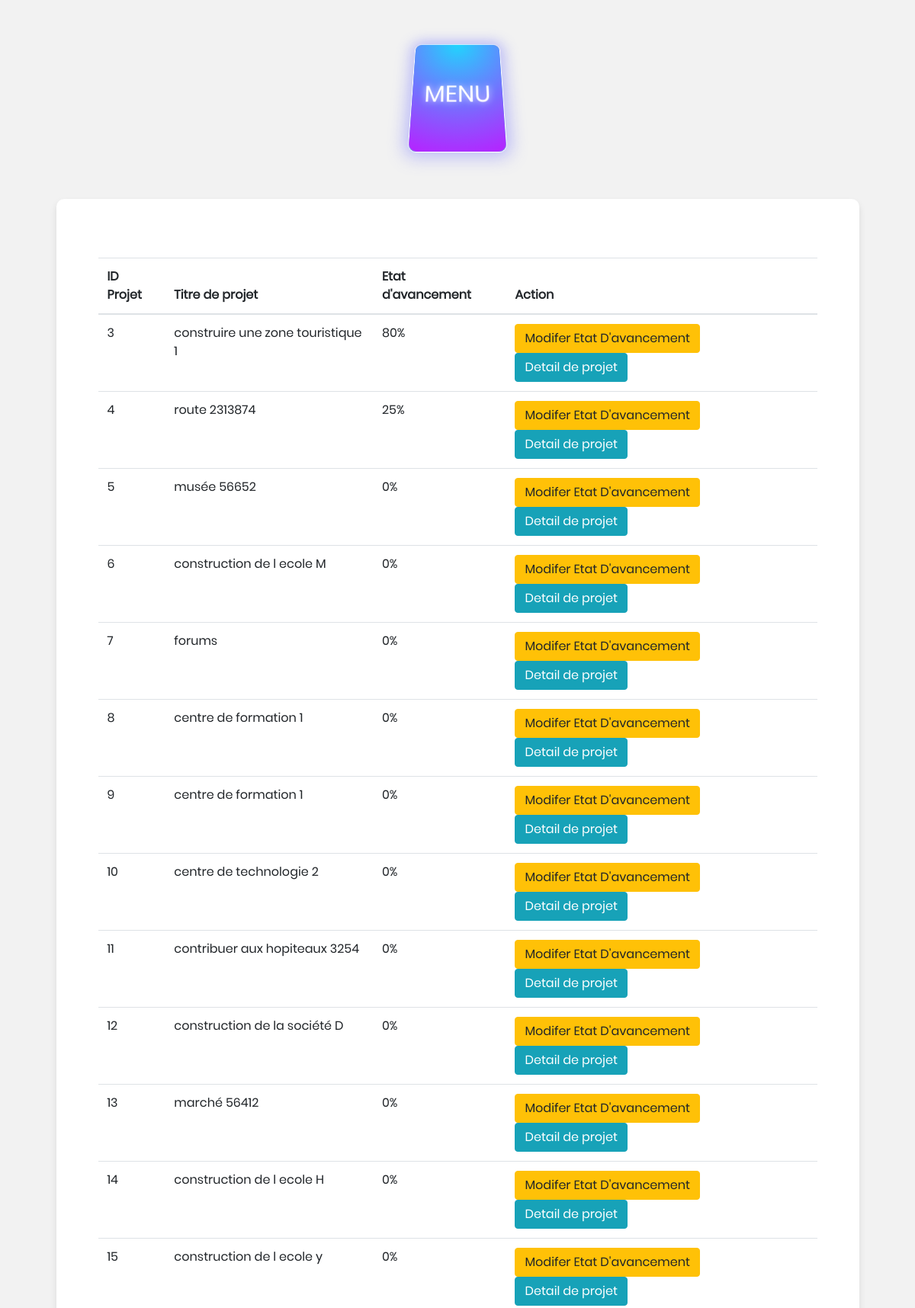
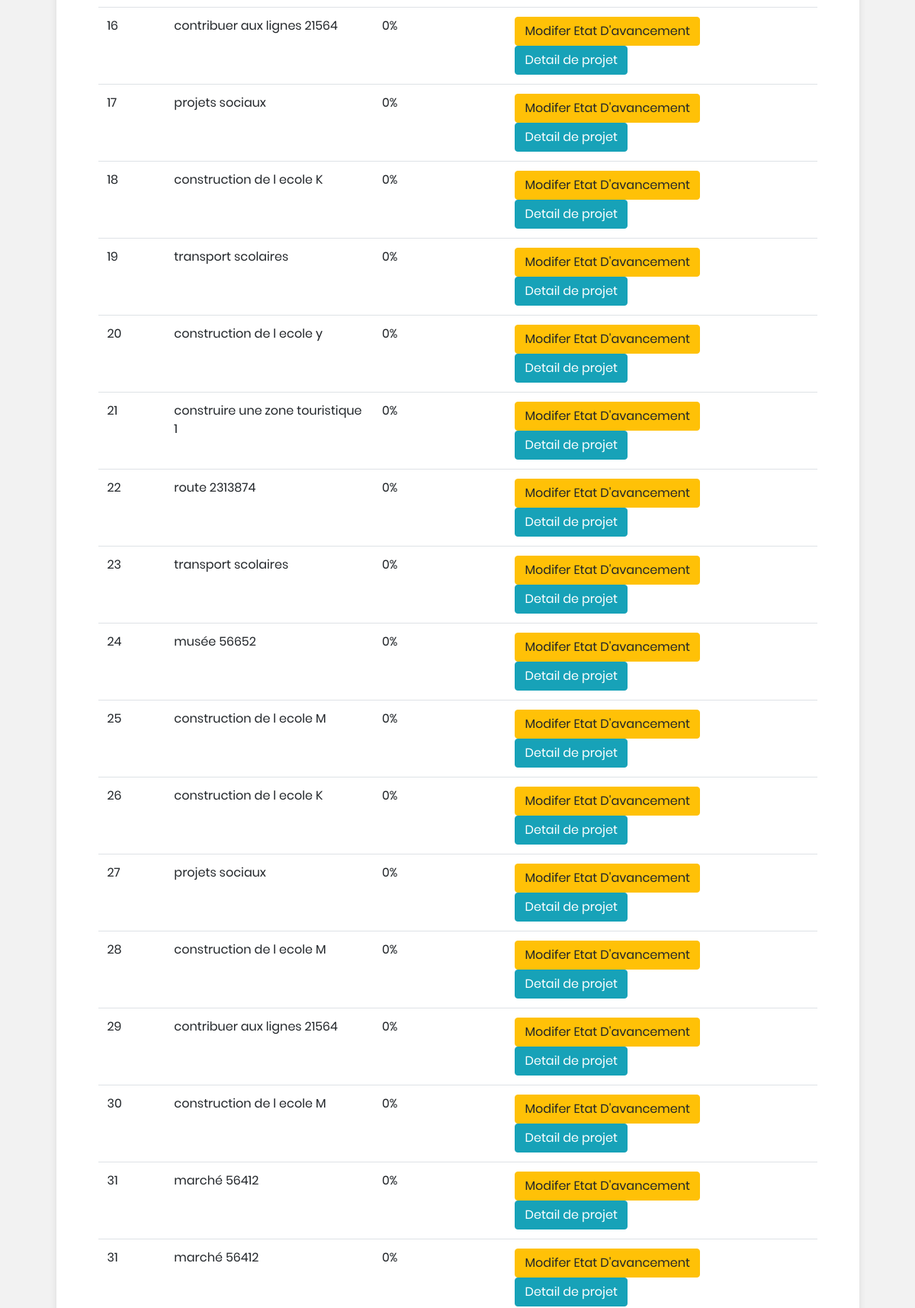
Screenshot of /User-projet.php (upper part) with the database file from the repository (2 pictures, top to bottom).
### tables this page shows
CREATE TABLE `avancementprojet` (
  `ID_AP` int(10) NOT NULL,
  `idprojet` int(10) NOT NULL,
  `iduser` int(10) DEFAULT NULL,
  `Label` varchar(50) DEFAULT NULL,
  `Etat` float DEFAULT NULL,
  `Commentaire` text
);

CREATE TABLE `projet` (
  `IdProjet` int(10) NOT NULL,
  `TitreProjet` varchar(50) DEFAULT NULL,
  `typeprojet` varchar(50) DEFAULT NULL,
  `sujetprojet` varchar(50) DEFAULT NULL,
  `textprojet` text,
  `objectifprojet` text,
  `specialiteprojet` varchar(50) DEFAULT NULL,
  `champprojet` varchar(50) DEFAULT NULL,
  `indicenrprojet` int(10) DEFAULT NULL,
  `voteprojet` int(10) DEFAULT NULL,
  `normeExcutprojet` text,
  `indicesNRProjet` float DEFAULT NULL,
  `booleenPDR` tinyint(1) DEFAULT NULL,
  `SourcePDF` blob,
  `SourcePDF2` blob
);

### User-projet.php (the view, shortened to what this page needs)
<!DOCTYPE html>
<html>
<head>
  <link rel="stylesheet" type="text/css" href="./vendor/bootstrap/css/bootstrap.css">
  <link rel="stylesheet" type="text/css" href="./fonts/font-awesome-4.7.0/css/font-awesome.min.css">
  <link rel="stylesheet" type="text/css" href="./fonts/iconic/css/material-design-iconic-font.min.css">
  <link rel="stylesheet" type="text/css" href="./css/util.css">
  <link rel="stylesheet" type="text/css" href="./css/main.css">
</head>
<header>
 <div style="background: #f2f2f2;">
<?php
include "MenuDesign.php";
?>
</div>
</header>
<body>
    <div class="container-main100">
      <div class="wrap-main-body">
<div class="container">
<div class="row justify-content-center">
<table class="table">
 <thead>
   <tr>
     <th>ID Projet</th>
     <th>Titre de projet </th>
     <th>Etat d'avancement</th>
     <th colspan="2">Action</th>
   </tr>
 </thead>
 <?php
include("database.php");
 $sql = "SELECT * FROM projet INNER JOIN avancementprojet on projet.IdProjet = avancementprojet.idprojet";
$result = mysqli_query($bdd,$sql);
while ( $row = mysqli_fetch_array($result,MYSQLI_ASSOC) ) {  ?>
<tr>
<td id="IdProjet"><?php echo $row["IdProjet"];  ?></td>
<td id="TitreProjet"><?php echo $row["TitreProjet"];  ?></td>
<td id="TitreProjet">
<?php if($row["Etat"]==NULL){echo "0%";}
      else {echo $row["Etat"]."%" ;}
 ?>
 </td>
<td>
  <a href="Etat_avancement.php?Etat=<?php echo $row["IdProjet"]; ?>"
  class="btn btn-warning" name="<?php echo $row["IdProjet"]; ?>">Modifer Etat D'avancement</a>
  <a href="detail.php?idprojet=<?php echo $row["IdProjet"]; ?>"
  class="btn btn-info" name="<?php echo $row["IdProjet"]; ?>">Detail de projet</a>
</td>
</tr>
<?php
}
?>
</table>
</div>
</div>
</div>
</div>
</body>
</html>

### css/main.css (style rules this page uses)
* { margin: 0px; padding: 0px; box-sizing: border-box; }
body, html { height: 100%; font-family: Poppins-Regular, sans-serif; }
a { font-family: Poppins-Regular; font-size: 14px; line-height: 1.7; color: #666666; margin: 0px; transition: all 0.4s; -webkit-transition: all 0.4s; -o-transition: all 0.4s; -moz-transition: all 0.4s; }
header { background: #f2f2f2; }
body { background: #f2f2f2 !important ; }
.container-main100 { width: 100%; display: -webkit-box; display: -webkit-flex; display: -moz-box; display: -ms-flexbox; display: flex; flex-wrap: wrap; justify-content: center; align-items: center; padding: 15px; background: #f2f2f2; }
.wrap-main-body { width: 90%; background: #fff; border-radius: 10px; overflow: hidden; padding: 77px 55px 33px 55px; box-shadow: 0 5px 10px 0px rgba(0, 0, 0, 0.1); -moz-box-shadow: 0 5px 10px 0px rgba(0, 0, 0, 0.1); -webkit-box-shadow: 0 5px 10px 0px rgba(0, 0, 0, 0.1); -o-box-shadow: 0 5px 10px 0px rgba(0, 0, 0, 0.1); -ms-box-shadow: 0 5px 10px 0px rgba(0, 0, 0, 0.1); }

### rows the page displays
avancementprojet: idprojet.IdProjet "3", idprojet.TitreProjet "construire une zone touristique 1", Etat "80"
avancementprojet: idprojet.IdProjet "4", idprojet.TitreProjet "route 2313874", Etat "25"
avancementprojet: idprojet.IdProjet "5", idprojet.TitreProjet "musée 56652", shows "0%"
avancementprojet: idprojet.IdProjet "6", idprojet.TitreProjet "construction de l ecole M", shows "0%"
avancementprojet: idprojet.IdProjet "7", idprojet.TitreProjet "forums", shows "0%"
avancementprojet: idprojet.IdProjet "8", idprojet.TitreProjet "centre de formation 1", shows "0%"
avancementprojet: idprojet.IdProjet "9", idprojet.TitreProjet "centre de formation 1", shows "0%"
avancementprojet: idprojet.IdProjet "10", idprojet.TitreProjet "centre de technologie 2", shows "0%"
avancementprojet: idprojet.IdProjet "11", idprojet.TitreProjet "contribuer aux hopiteaux 3254", shows "0%"
avancementprojet: idprojet.IdProjet "12", idprojet.TitreProjet "construction de la société D", shows "0%"
avancementprojet: idprojet.IdProjet "13", idprojet.TitreProjet "marché 56412", shows "0%"
avancementprojet: idprojet.IdProjet "14", idprojet.TitreProjet "construction de l ecole H", shows "0%"
avancementprojet: idprojet.IdProjet "15", idprojet.TitreProjet "construction de l ecole y", shows "0%"
avancementprojet: idprojet.IdProjet "16", idprojet.TitreProjet "contribuer aux lignes 21564", shows "0%"
avancementprojet: idprojet.IdProjet "17", idprojet.TitreProjet "projets sociaux", shows "0%"
avancementprojet: idprojet.IdProjet "18", idprojet.TitreProjet "construction de l ecole K", shows "0%"
avancementprojet: idprojet.IdProjet "19", idprojet.TitreProjet "transport scolaires", shows "0%"
avancementprojet: idprojet.IdProjet "20", idprojet.TitreProjet "construction de l ecole y", shows "0%"
avancementprojet: idprojet.IdProjet "21", idprojet.TitreProjet "construire une zone touristique 1", shows "0%"
avancementprojet: idprojet.IdProjet "22", idprojet.TitreProjet "route 2313874", shows "0%"
avancementprojet: idprojet.IdProjet "23", idprojet.TitreProjet "transport scolaires", shows "0%"
avancementprojet: idprojet.IdProjet "24", idprojet.TitreProjet "musée 56652", shows "0%"
avancementprojet: idprojet.IdProjet "25", idprojet.TitreProjet "construction de l ecole M", shows "0%"
avancementprojet: idprojet.IdProjet "26", idprojet.TitreProjet "construction de l ecole K", shows "0%"
avancementprojet: idprojet.IdProjet "27", idprojet.TitreProjet "projets sociaux", shows "0%"
avancementprojet: idprojet.IdProjet "28", idprojet.TitreProjet "construction de l ecole M", shows "0%"
avancementprojet: idprojet.IdProjet "29", idprojet.TitreProjet "contribuer aux lignes 21564", shows "0%"
avancementprojet: idprojet.IdProjet "30", idprojet.TitreProjet "construction de l ecole M", shows "0%"
avancementprojet: idprojet.IdProjet "31", idprojet.TitreProjet "marché 56412", shows "0%"
avancementprojet: idprojet.IdProjet "31", idprojet.TitreProjet "marché 56412", shows "0%"
